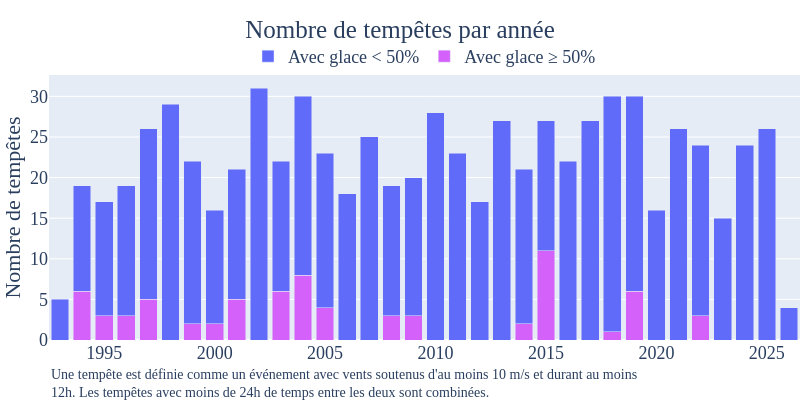

The notebook cell this image was saved under:
### Markdown cell above
## Détermination des périodes de retour de tempêtes

### Code cell
n_fig = create_storm_years_fig(
    storms,
    wind_threshold=wind_threshold,
    duration_threshold=duration_threshold,
)
intensity_fig = create_storm_intensity_fig(
    storms,
    wind_threshold=wind_threshold,
    duration_threshold=duration_threshold,
)
wind_rose_fig = create_storm_wind_rose(
    storms,
    wind_threshold=wind_threshold,
    duration_threshold=duration_threshold,
)
n_fig.write_image(figures_dir / "storm_n.svg")
intensity_fig.write_image(figures_dir / "storm_intensity.svg")
wind_rose_fig.write_image(figures_dir / "storm_wind_rose.svg")
n_fig.show()
intensity_fig.show()
wind_rose_fig.show()

### Figure 1 — Plotly figure (JSON) as saved in the notebook; plotly's stock layout.template omitted (floating-point values rounded to 4 significant figures)
{"data": [{"marker": {"color": "hsl(285, 94%, 68%)"}, "name": "Avec glace ≥ 50%", "type": "bar", "x": [1994, 1995, 1996, 1997, 1999, 2000, 2001, 2003, 2004, 2005, 2008, 2009, 2014, 2015, 2018, 2019, 2022], "y": [6, 3, 3, 5, 2, 2, 5, 6, 8, 4, 3, 3, 2, 11, 1, 6, 3]}, {"marker": {"color": "hsl(236, 94%, 68%)"}, "name": "Avec glace < 50%", "type": "bar", "x": [1993, 1994, 1995, 1996, 1997, 1998, 1999, 2000, 2001, 2002, 2003, 2004, 2005, 2006, 2007, 2008, 2009, 2010, 2011, 2012, 2013, 2014, 2015, 2016, 2017, 2018, 2019, 2020, 2021, 2022, 2023, 2024, 2025, 2026], "y": [5, 13, 14, 16, 21, 29, 20, 14, 16, 31, 16, 22, 19, 18, 25, 16, 17, 28, 23, 17, 27, 19, 16, 22, 27, 29, 24, 16, 26, 21, 15, 24, 26, 4]}], "layout": {"annotations": [{"align": "left", "font": {"size": 14}, "showarrow": false, "text": "Une tempête est définie comme un événement avec vents soutenus d'au moins 10 m/s et durant au moins<br>12h. Les tempêtes avec moins de 24h de temps entre les deux sont combinées.", "x": 0, "xanchor": "left", "xref": "paper", "y": 0, "yanchor": "top", "yref": "paper", "yshift": -25}], "barmode": "stack", "font": {"family": "Playfair Display", "size": 18}, "height": 400, "legend": {"orientation": "h", "x": 0.5, "xanchor": "center", "y": 1, "yanchor": "bottom"}, "margin": {"autoexpand": true, "b": 60, "l": 0, "r": 0, "t": 75}, "title": {"text": "Nombre de tempêtes par année", "x": 0.5, "xanchor": "center"}, "width": 800, "yaxis": {"title": {"text": "Nombre de tempêtes"}}}}
